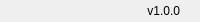
              <widget class="QFrame" name="bottomBar">
               <property name="minimumSize">
                <size>
                 <width>0</width>
                 <height>22</height>
                </size>
               </property>
               <property name="maximumSize">
                <size>
                 <width>16777215</width>
                 <height>22</height>
                </size>
               </property>
               <property name="frameShape">
                <enum>QFrame::NoFrame</enum>
               </property>
               <property name="frameShadow">
                <enum>QFrame::Raised</enum>
               </property>
               <layout class="QHBoxLayout" name="horizontalLayout_5">
                <property name="spacing">
                 <number>0</number>
                </property>
                <property name="leftMargin">
                 <number>0</number>
                </property>
                <property name="topMargin">
                 <number>0</number>
                </property>
                <property name="rightMargin">
                 <number>0</number>
                </property>
                <property name="bottomMargin">
                 <number>0</number>
                </property>
                <item>
                 <widget class="QLabel" name="creditsLabel">
                  <property name="maximumSize">
                   <size>
                    <width>16777215</width>
                    <height>16</height>
                   </size>
                  </property>
                  <property name="font">
                   <font>
                    <family>Segoe UI</family>
                    <pointsize>-1</pointsize>
                    <italic>false</italic>
                    <bold>false</bold>
                   </font>
                  </property>
                  <property name="text">
                   <string/>
                  </property>
                  <property name="alignment">
                   <set>Qt::AlignLeading|Qt::AlignLeft|Qt::AlignVCenter</set>
                  </property>
                 </widget>
                </item>
                <item>
                 <widget class="QLabel" name="version">
                  <property name="text">
                   <string>v1.0.0</string>
                  </property>
                  <property name="alignment">
                   <set>Qt::AlignRight|Qt::AlignTrailing|Qt::AlignVCenter</set>
                  </property>
                 </widget>
                </item>
                <item>
                 <widget class="QFrame" name="frame_size_grip">
                  <property name="minimumSize">
                   <size>
                    <width>20</width>
                    <height>0</height>
                   </size>
                  </property>
                  <property name="maximumSize">
                   <size>
                    <width>20</width>
                    <height>16777215</height>
                   </size>
                  </property>
                  <property name="frameShape">
                   <enum>QFrame::NoFrame</enum>
                  </property>
                  <property name="frameShadow">
                   <enum>QFrame::Raised</enum>
                  </property>
                 </widget>
                </item>
               </layout>
              </widget>
